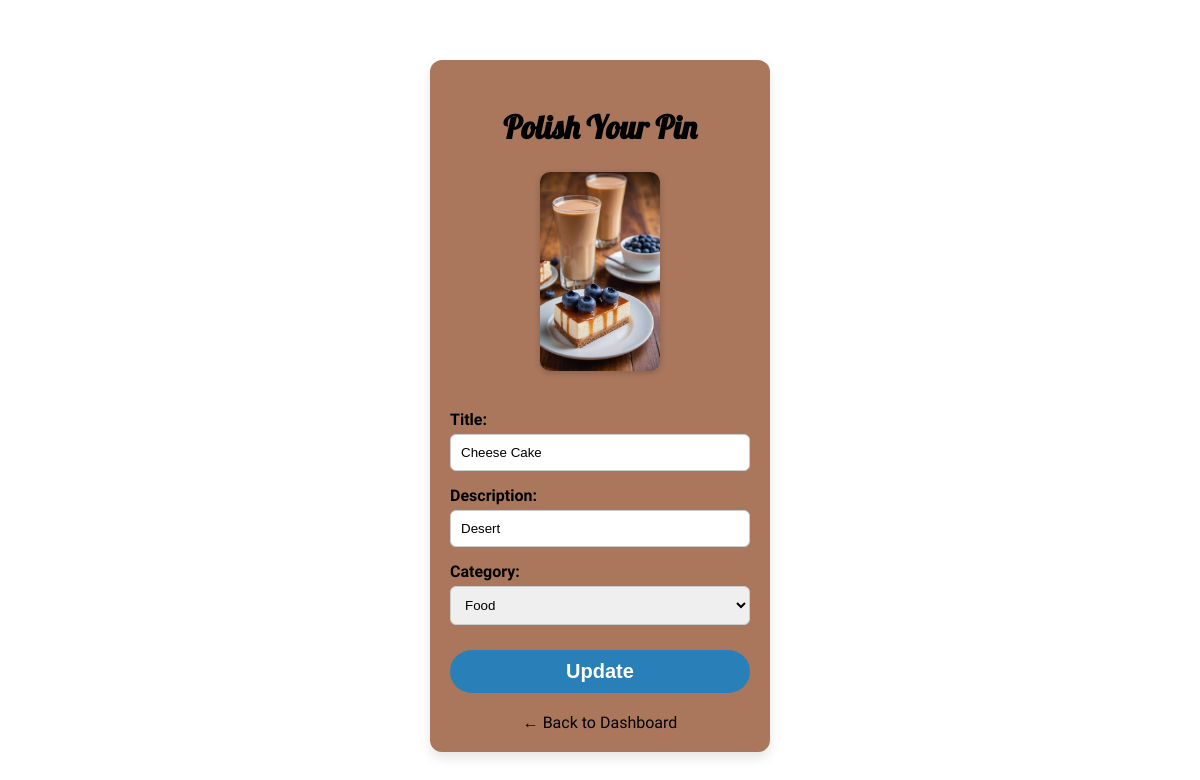
The app's page /edit/10 (signed in) with its own data.
### tables this page shows
CREATE TABLE "images" (
	"id"	INTEGER,
	"filename"	TEXT NOT NULL,
	"title"	TEXT NOT NULL,
	"description"	TEXT,
	"category"	TEXT,
	PRIMARY KEY("id" AUTOINCREMENT)
);

### app.py (the view, shortened to what this page needs)
@app.route('/edit/<int:image_id>', methods=['GET', 'POST'])
@login_required
def edit_image(image_id):
    conn = sqlite3.connect('database.db')
    cursor = conn.cursor()
    cursor.execute("SELECT * FROM images WHERE id = ?", (image_id,))
    image = cursor.fetchone()
    conn.close()
    return render_template('edit_image.html', image=image)

### app.py (called while the page is built)
def login_required(f):
    @wraps(f)
    def decorated_function(*args, **kwargs):
        if 'username' not in session:
            flash("Login required to access this page.", "warning")
            return redirect(url_for('login'))
        return f(*args, **kwargs)
    return decorated_function

@app.context_processor
def utility_processor():
    return dict(flash_messages=get_flashed_messages(with_categories=True))

### templates/edit_image.html (shortened to what this page needs)
<!DOCTYPE html>
<html lang="en">
<head>
</head>
<body>
<div class="container">
    <h2>Polish Your Pin</h2>
    <div class="image-preview">
        <img src="{{ url_for('static', filename='uploaded/' + image[1]) }}" alt="Current Image">
    </div>
    <form action="{{ url_for('edit_image', image_id=image[0]) }}" method="POST">
        <label for="title">Title:</label>
        <input type="text" name="title" id="title" value="{{ image[2] }}" required>
        <label for="description">Description:</label>
        <input type="text" name="description" id="description" value="{{ image[3] }}">
        <label for="category">Category:</label>
        <select name="category" id="category" required>
            <option value="Food" {% if image[4] == "Food" %}selected{% endif %}>Food</option>
        </select>
        <button type="submit">Update</button>
    </form>
    <a href="{{ url_for('dashboard') }}" class="back-link">← Back to Dashboard</a>
</div>
</body>
</html>

### templates/edit_image.html (style rules this page uses)
body { font-family: 'Segoe UI', sans-serif; background: url("https://img.freepik.com/premium-vector/abstract-mountain-contemporary-aesthetic-backgrounds-landscape_532781-57.jpg") no-repeat center center fixed; background-size: cover; margin: 0; padding: 0; }
.container { max-width: 300px; margin: 60px auto; padding: 20px; background-color: #aa775d; border-radius: 12px; box-shadow: 0 6px 12px rgba(0,0,0,0.1); }
h2 { text-align: center; color: #000000; margin-bottom: 25px; font-family: 'Lobster', cursive; animation: fadeInUp 1s ease-out; font-size: 32px; }
.image-preview { text-align: center; margin-bottom: 20px; }
.image-preview img { max-width: 40%; border-radius: 10px; box-shadow: 0 2px 6px rgba(0,0,0,0.2); }
form { display: flex; flex-direction: column; }
label { margin-top: 15px; margin-bottom: 5px; font-weight: 600; color: #000000; }
input[type="text"], select { padding: 10px; border-radius: 6px; border: 1px solid #ccc; outline: none; transition: border-color 0.3s; }
button { margin-top: 25px; padding: 10px; background-color: #2980b9; color: white; border: none; border-radius: 26px; font-size: 20px; font-weight: bold; cursor: pointer; transition: background-color 0.3s, transform 0.2s; }
.back-link { display: block; text-align: center; margin-top: 20px; color: #000000; text-decoration: none; font-weight: 500; }

### records on screen
images: filename (picture), title "Cheese Cake", description "Desert", category "Food"
